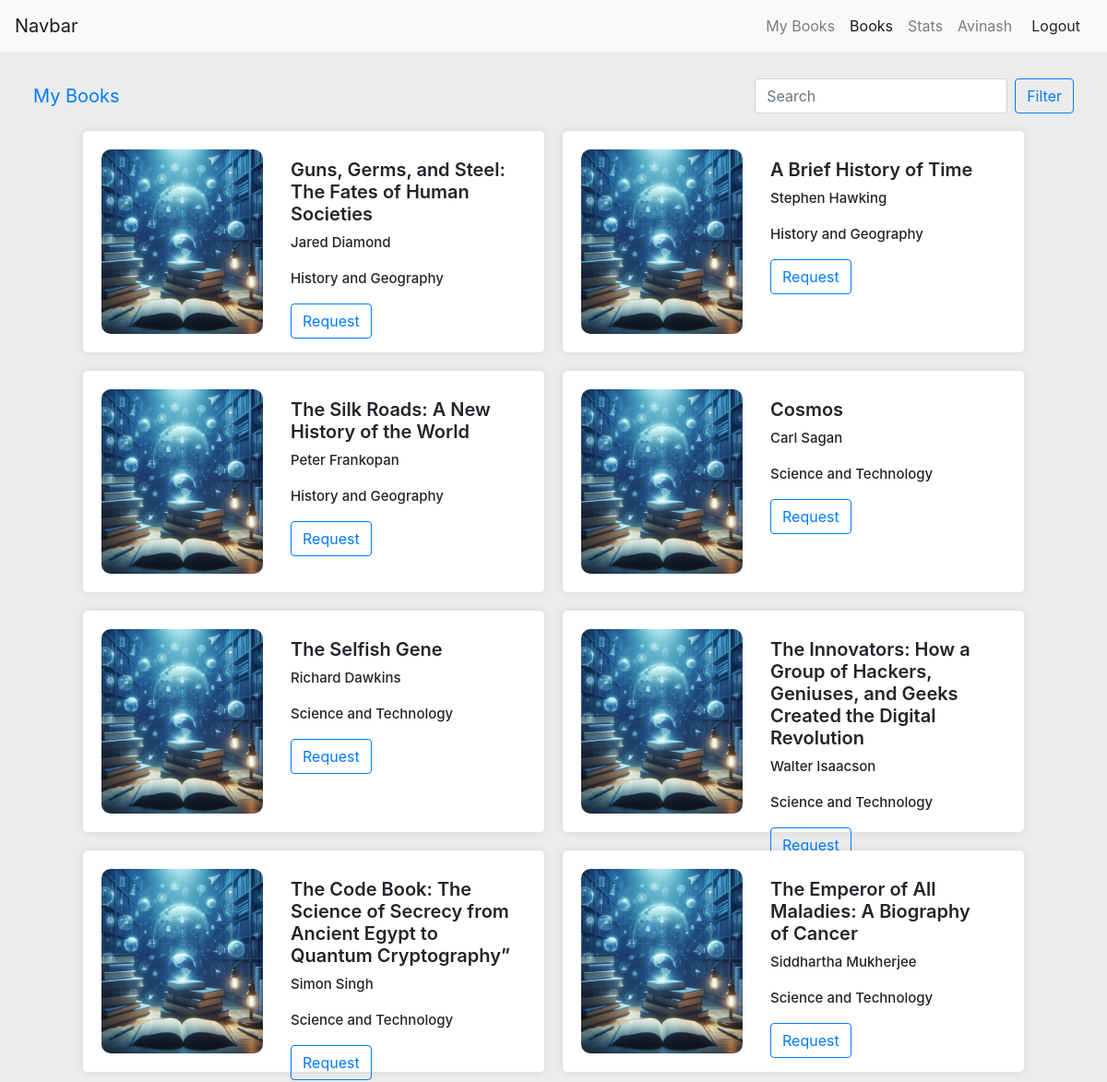
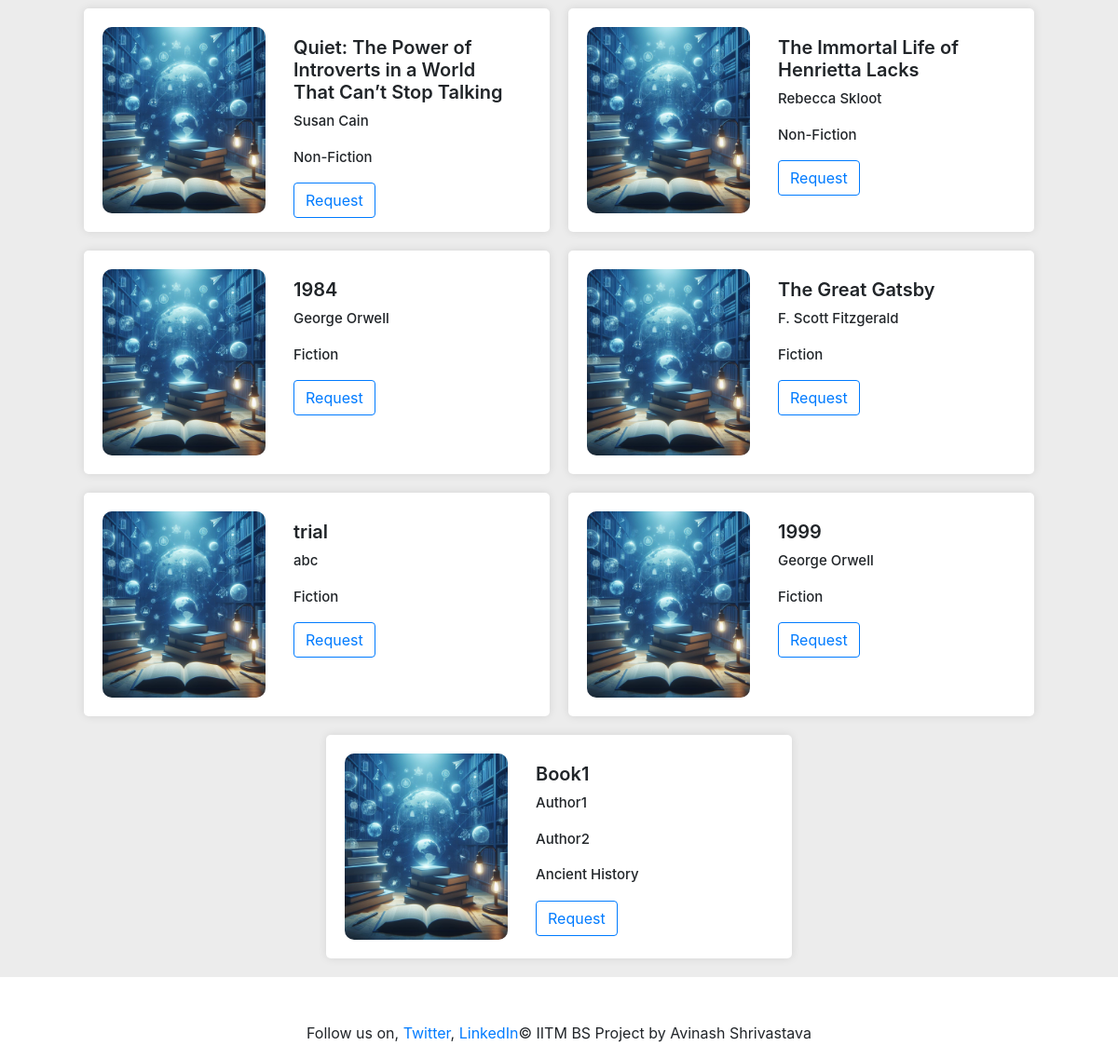
Page /search/1 on the committed database (2 pictures, top to bottom).
### application/models.py (models this page shows)
class User(db.Model):
    id = db.Column(db.Integer, primary_key=True)
    name = db.Column(db.String(100), nullable=False)
    role = db.Column(db.String(20), default = 'user') # librarian or student
    password = db.Column(db.String(100), nullable=False)
    books = db.relationship('Book', backref='users', lazy=True, secondary = 'book_issue') # relationship with Book

class Book(db.Model):
    id = db.Column(db.Integer, primary_key=True)
    name = db.Column(db.String(100), nullable=False)
    content = db.Column(db.LargeBinary, nullable=False)
    authors = db.relationship('Author', secondary='book_author', backref='books', lazy=True) # relationship with Author
    section_id = db.Column(db.Integer, db.ForeignKey('section.id'), nullable=True) # foreign key to Section
    section = db.relationship('Section', backref='books', lazy=True)

class Author(db.Model):
    id = db.Column(db.Integer, primary_key=True)
    name = db.Column(db.String(100), nullable=False)

class Section(db.Model):
    id = db.Column(db.Integer, primary_key=True)
    name = db.Column(db.String(100), nullable=False)
    date_created = db.Column(db.DateTime, nullable=False, default = datetime.now())
    description = db.Column(db.Text, nullable=True)

### application/controllers.py (the view)
@app.route('/search/<int:user_id>', methods=['GET'])
def search(user_id):
    user = User.query.get(user_id)
    query = request.args.get('query', '')
    if query:
        books = Book.query.join(Book.authors).filter(
            or_(
                Book.name.ilike(f'%{query}%'),
                Author.name.ilike(f'%{query}%')
            )
        ).distinct().all()
    else:
        books = Book.query.all()
    return render_template('user_books.html', books=books, user=user)

### templates/user_books.html (shortened to what this page needs)
<!DOCTYPE html>
<html lang="en">
<head>
    <link rel="stylesheet" href="../static/css/dashboard.css">
    <link rel="stylesheet" href="https://cdn.jsdelivr.net/npm/bootstrap@4.6.2/dist/css/bootstrap.min.css">
</head>
<body>
   <nav class="navbar navbar-expand-md navbar-light bg-light">
    <a class="navbar-brand" href="#">Navbar</a>
    <div class="collapse navbar-collapse justify-content-end" id="navbarNavAltMarkup">
      <div class="navbar-nav">
        <a class="nav-link" href="/user/{{user.id}}">My Books </a>
        <a class="nav-link active" href="/books{{user.id}}">Books </a>
        <a class="nav-link" href="/userstats">Stats</a>
        <a class="nav-link" href="/userprofile/{{user.id}}">{{user.name}}</a>
      </div>
      <div class="d-flex align-items-center">
        <a href="/login" class="btn btn-light">Logout</a>
      </div>
    </div>
  </nav>
    <div class="main">
      <div class="navbar">
        <a class="navbar-brand">My Books</a>
        <form class="form-inline" action="/search/{{user.id}}" method="get">
          <input class="form-control mr-sm-2" type="search" placeholder="Search" aria-label="Search" name="query">
          <button class="btn btn-outline-primary my-2 my-sm-0" type="submit">Filter</button>
        </form>
    </div>
        <div class="book-section">
          {%for book in books%}
          <div class="book-card">
            <div class="book-img">
              <img src="../static/images/Designer.jpeg" alt="book-image">
            </div>
            <div class="book-desc">
              <h5 class="book-title">{{book.name}}</h5>
              {% for author in book.authors %}
              <p class="book-author">{{author.name}}</p>
              {% endfor %}
              <p class="book-sec">{{book.section.name}}</p>
              <a href="/request/{{user.id}}/{{book.id}}" class="btn btn-outline-primary"> Request</a>
            </div>
          </div>
          {%endfor%}
        </div>
    </div>
      <footer class="footer mt-5">
        <div class="container">
            <p>Follow us on, <a href="#">Twitter</a>, <a href="#">LinkedIn</a></p>
            <p>&copy; IITM BS Project by Avinash Shrivastava</p>
        </div>
    </footer>
</body>
</html>

### static/css/dashboard.css (style rules this page uses)
.main { min-height: 100vh; background: #ececec; padding:20px; }
.book-section { display: flex; flex-wrap: wrap; justify-content: center; gap: 20px; margin-top: 10px; }
.book-card { display: flex; background-color: #fff; width: 500px; box-shadow: 0 0 10px 0 rgba(0, 0, 0, 0.1); border-radius: 5px; }
.book-img { width: 35%; height: 200px; border-radius: 10px; overflow: hidden; margin: 20px; }
.book-img img { width: 100%; height: 100%; object-fit: cover; }
.book-desc { width: 260px; height: 180px; padding: 10px; margin: 20px 0 20px 0; }
.book-title { font-size: 20px; font-weight: 600; }
.book-author { font-size: 15px; font-weight: 500; }
.book-sec { font-size: 15px; font-weight: 500; }
.container { display: flex; align-items: center; justify-content: center }
input { height: 45px; background: transparent; border: none; border-bottom: 1px solid rgba(0,0,0,0.2); outline: none; color: #40414a; padding: 10px; }
.container { margin-top: 10px; }

### rows in the picture
User: name "Avinash"
Book: name "Guns, Germs, and Steel: The Fates of Human Societies", section.name "History and Geography"
Author: name "Jared Diamond"
Book: name "A Brief History of Time", section.name "History and Geography"
Author: name "Stephen Hawking"
Book: name "The Silk Roads: A New History of the World", section.name "History and Geography"
Author: name "Peter Frankopan"
Book: name "Cosmos", section.name "Science and Technology"
Author: name "Carl Sagan"
Book: name "The Selfish Gene", section.name "Science and Technology"
Author: name "Richard Dawkins"
Book: name "The Innovators: How a Group of Hackers, Geniuses, and Geeks Created the Digital Revolution", section.name "Science and Technology"
Author: name "Walter Isaacson"
Book: name "The Code Book: The Science of Secrecy from Ancient Egypt to Quantum Cryptography”", section.name "Science and Technology"
Author: name "Simon Singh"
Book: name "The Emperor of All Maladies: A Biography of Cancer", section.name "Science and Technology"
Author: name "Siddhartha Mukherjee"
Book: name "Quiet: The Power of Introverts in a World That Can’t Stop Talking", section.name "Non-Fiction"
Author: name "Susan Cain"
Book: name "The Immortal Life of Henrietta Lacks", section.name "Non-Fiction"
Author: name "Rebecca Skloot"
Book: name "1984", section.name "Fiction"
Author: name "George Orwell"
Book: name "The Great Gatsby", section.name "Fiction"
Author: name "F. Scott Fitzgerald"
Book: name "trial", section.name "Fiction"
Author: name "abc"
Book: name "1999", section.name "Fiction"
Author: name "George Orwell"
Book: name "Book1", section.name "Ancient History"
Author: name "Author1"
Author: name "Author2"
